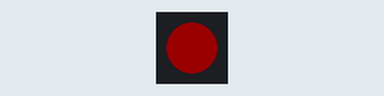
A program run on a simulated Circuit Playground running CircuitPython. Shown: 1 RGB LEDs in strip order, left to right. Dim RGB values are drawn brighter than linear.

Above: at 0.2 s.
At 6.3 s:
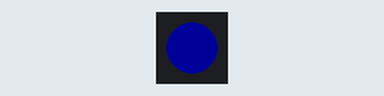
At 7.3 s:
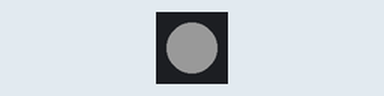
At 39.1 s:
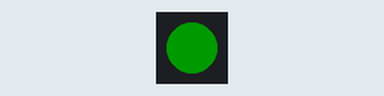
Timing chart, 0 to 40.0 s (numbered marks = the images above):
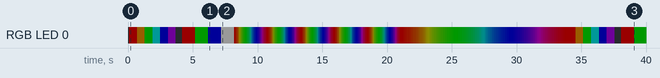

The program:

rgb_led.py
```python
# From Adafruit
# Circuit Playground NeoPixel
import time
import board
from rainbowio import colorwheel
import neopixel

nn=1
pixels = neopixel.NeoPixel(board.GP22, nn, brightness=0.1, auto_write=False)

# choose which demos to play
# 1 means play, 0 means don't!
color_chase_demo = 1
flash_demo = 1
rainbow_demo = 1
rainbow_cycle_demo = 1


def color_chase(color, wait):
    for i in range(nn):
        pixels[i] = color
        time.sleep(wait)
        pixels.show()
    time.sleep(0.5)


def rainbow_cycle(wait):
    for j in range(255):
        for i in range(nn):
            rc_index = (i * 256 // 10) + j * 5
            pixels[i] = colorwheel(rc_index & 255)
        pixels.show()
        time.sleep(wait)


def rainbow(wait):
    for j in range(255):
        for i in range(len(pixels)):
            idx = int(i + j)
            pixels[i] = colorwheel(idx & 255)
        pixels.show()
        time.sleep(wait)


RED = (255, 0, 0)
YELLOW = (255, 150, 0)
GREEN = (0, 255, 0)
CYAN = (0, 255, 255)
BLUE = (0, 0, 255)
PURPLE = (180, 0, 255)
WHITE = (255, 255, 255)
OFF = (0, 0, 0)

while True:
    if color_chase_demo:
        color_chase(RED, 0.1)  # Increase the number to slow down the color chase
        color_chase(YELLOW, 0.1)
        color_chase(GREEN, 0.1)
        color_chase(CYAN, 0.1)
        color_chase(BLUE, 0.1)
        color_chase(PURPLE, 0.1)
        color_chase(OFF, 0.1)

    if flash_demo:
        pixels.fill(RED)
        pixels.show()
        # Increase or decrease to change the speed of the solid color change.
        time.sleep(1)
        pixels.fill(GREEN)
        pixels.show()
        time.sleep(1)
        pixels.fill(BLUE)
        pixels.show()
        time.sleep(1)
        pixels.fill(WHITE)
        pixels.show()
        time.sleep(1)

    if rainbow_cycle_demo:
        rainbow_cycle(0.05)  # Increase the number to slow down the rainbow.

    if rainbow_demo:
        rainbow(0.05)  # Increase the number to slow down the rainbow.
```

Measured:
- by itself, RGB LED 0: off → RGB(25, 0, 0) at 0.10 s, → RGB(25, 15, 0) 0.60 s later, → RGB(0, 25, 0) 0.60 s later, → RGB(0, 25, 25) 0.60 s later, … (420 changes in this stretch)
